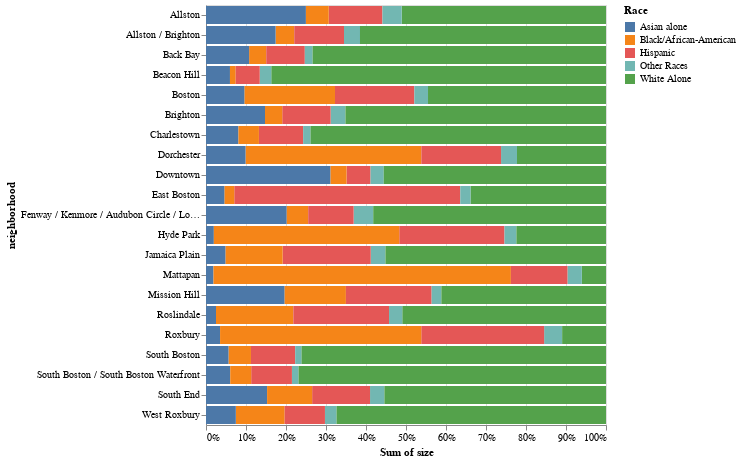

The cell this chart's notebook holds for it:
### Code cell
alt.Chart(melt_df).mark_bar().encode(
    x=alt.X('sum(size)', stack="normalize"),
    y='neighborhood',
    color='Race'
)

### Figure 1 — Vega-Lite specification as saved in the notebook (floating-point values rounded to 4 significant figures)
{"config": {"view": {"continuousWidth": 400, "continuousHeight": 300}}, "data": {"name": "data-783975fb3c9bcd55cb78ca86f434d7f2"}, "mark": "bar", "encoding": {"color": {"field": "Race", "type": "nominal"}, "x": {"aggregate": "sum", "field": "size", "stack": "normalize", "type": "quantitative"}, "y": {"field": "neighborhood", "type": "nominal"}}, "$schema": "https://vega.github.io/schema/vega-lite/v4.17.0.json", "datasets": {"data-783975fb3c9bcd55cb78ca86f434d7f2": [{"neighborhood": "Dorchester", "overdue_tickets": 33800.0, "Race": "White Alone", "size": 28244}, {"neighborhood": "Dorchester", "overdue_tickets": 33800.0, "Race": "Black/African-American", "size": 55787}, {"neighborhood": "Dorchester", "overdue_tickets": 33800.0, "Race": "Other Races", "size": 5050}, {"neighborhood": "Dorchester", "overdue_tickets": 33800.0, "Race": "Asian alone", "size": 12540}, {"neighborhood": "Dorchester", "overdue_tickets": 33800.0, "Race": "Hispanic", "size": 25288}, {"neighborhood": "Roxbury", "overdue_tickets": 22100.0, "Race": "Other Races", "size": 2439}, {"neighborhood": "Roxbury", "overdue_tickets": 22100.0, "Race": "Asian alone", "size": 1905}, {"neighborhood": "Roxbury", "overdue_tickets": 22100.0, "Race": "White Alone", "size": 5937}, {"neighborhood": "Roxbury", "overdue_tickets": 22100.0, "Race": "Hispanic", "size": 16637}, {"neighborhood": "Roxbury", "overdue_tickets": 22100.0, "Race": "Black/African-American", "size": 27243}, {"neighborhood": "Jamaica Plain", "overdue_tickets": 17690.0, "Race": "Other Races", "size": 1504}, {"neighborhood": "Jamaica Plain", "overdue_tickets": 17690.0, "Race": "Hispanic", "size": 9001}, {"neighborhood": "Jamaica Plain", "overdue_tickets": 17690.0, "Race": "White Alone", "size": 22533}, {"neighborhood": "Jamaica Plain", "overdue_tickets": 17690.0, "Race": "Asian alone", "size": 2004}, {"neighborhood": "Jamaica Plain", "overdue_tickets": 17690.0, "Race": "Black/African-American", "size": 5825}, {"neighborhood": "Boston", "overdue_tickets": 17120.0, "Race": "Hispanic", "size": 135757}, {"neighborhood": "Boston", "overdue_tickets": 17120.0, "Race": "White Alone", "size": 304524}, {"neighborhood": "Boston", "overdue_tickets": 17120.0, "Race": "Black/African-American", "size": 155096}, {"neighborhood": "Boston", "overdue_tickets": 17120.0, "Race": "Asian alone", "size": 65613}, {"neighborhood": "Boston", "overdue_tickets": 17120.0, "Race": "Other Races", "size": 23389}, {"neighborhood": "South Boston / South Boston Waterfront", "overdue_tickets": 15550.0, "Race": "Asian alone", "size": 2495}, {"neighborhood": "South Boston / South Boston Waterfront", "overdue_tickets": 15550.0, "Race": "Other Races", "size": 682}, {"neighborhood": "South Boston / South Boston Waterfront", "overdue_tickets": 15550.0, "Race": "White Alone", "size": 31648}, {"neighborhood": "South Boston / South Boston Waterfront", "overdue_tickets": 15550.0, "Race": "Hispanic", "size": 4193}, {"neighborhood": "South Boston / South Boston Waterfront", "overdue_tickets": 15550.0, "Race": "Black/African-American", "size": 2157}, {"neighborhood": "Allston / Brighton", "overdue_tickets": 15400.0, "Race": "Black/African-American", "size": 3478}, {"neighborhood": "Allston / Brighton", "overdue_tickets": 15400.0, "Race": "Hispanic", "size": 9275}, {"neighborhood": "Allston / Brighton", "overdue_tickets": 15400.0, "Race": "Other Races", "size": 2976}, {"neighborhood": "Allston / Brighton", "overdue_tickets": 15400.0, "Race": "Asian alone", "size": 12971}, {"neighborhood": "Allston / Brighton", "overdue_tickets": 15400.0, "Race": "White Alone", "size": 45858}, {"neighborhood": "Downtown", "overdue_tickets": 15200.0, "Race": "Hispanic", "size": 1100}, {"neighborhood": "Downtown", "overdue_tickets": 15200.0, "Race": "Asian alone", "size": 5701}, {"neighborhood": "Downtown", "overdue_tickets": 15200.0, "Race": "Black/African-American", "size": 730}, {"neighborhood": "Downtown", "overdue_tickets": 15200.0, "Race": "Other Races", "size": 603}, {"neighborhood": "Downtown", "overdue_tickets": 15200.0, "Race": "White Alone", "size": 10172}, {"neighborhood": "Back Bay", "overdue_tickets": 12660.0, "Race": "Black/African-American", "size": 761}, {"neighborhood": "Back Bay", "overdue_tickets": 12660.0, "Race": "Hispanic", "size": 1715}, {"neighborhood": "Back Bay", "overdue_tickets": 12660.0, "Race": "Asian alone", "size": 1917}, {"neighborhood": "Back Bay", "overdue_tickets": 12660.0, "Race": "Other Races", "size": 346}, {"neighborhood": "Back Bay", "overdue_tickets": 12660.0, "Race": "White Alone", "size": 13044}, {"neighborhood": "East Boston", "overdue_tickets": 12430.0, "Race": "White Alone", "size": 16011}, {"neighborhood": "East Boston", "overdue_tickets": 12430.0, "Race": "Hispanic", "size": 26707}, {"neighborhood": "East Boston", "overdue_tickets": 12430.0, "Race": "Other Races", "size": 1207}, {"neighborhood": "East Boston", "overdue_tickets": 12430.0, "Race": "Black/African-American", "size": 1171}, {"neighborhood": "East Boston", "overdue_tickets": 12430.0, "Race": "Asian alone", "size": 2167}, {"neighborhood": "Mattapan", "overdue_tickets": 11740.0, "Race": "White Alone", "size": 1612}, {"neighborhood": "Mattapan", "overdue_tickets": 11740.0, "Race": "Other Races", "size": 956}, {"neighborhood": "Mattapan", "overdue_tickets": 11740.0, "Race": "Asian alone", "size": 499}, {"neighborhood": "Mattapan", "overdue_tickets": 11740.0, "Race": "Black/African-American", "size": 19821}, {"neighborhood": "Mattapan", "overdue_tickets": 11740.0, "Race": "Hispanic", "size": 3771}, {"neighborhood": "South End", "overdue_tickets": 11170.0, "Race": "Other Races", "size": 1169}, {"neighborhood": "South End", "overdue_tickets": 11170.0, "Race": "Asian alone", "size": 4974}, {"neighborhood": "South End", "overdue_tickets": 11170.0, "Race": "Hispanic", "size": 4715}, {"neighborhood": "South End", "overdue_tickets": 11170.0, "Race": "Black/African-American", "size": 3669}, {"neighborhood": "South End", "overdue_tickets": 11170.0, "Race": "White Alone", "size": 18044}, {"neighborhood": "Hyde Park", "overdue_tickets": 10060.0, "Race": "Hispanic", "size": 10242}, {"neighborhood": "Hyde Park", "overdue_tickets": 10060.0, "Race": "Asian alone", "size": 763}, {"neighborhood": "Hyde Park", "overdue_tickets": 10060.0, "Race": "Black/African-American", "size": 18042}, {"neighborhood": "Hyde Park", "overdue_tickets": 10060.0, "Race": "Other Races", "size": 1158}, {"neighborhood": "Hyde Park", "overdue_tickets": 10060.0, "Race": "White Alone", "size": 8719}, {"neighborhood": "Charlestown", "overdue_tickets": 8391.0, "Race": "Hispanic", "size": 2198}, {"neighborhood": "Charlestown", "overdue_tickets": 8391.0, "Race": "Asian alone", "size": 1613}, {"neighborhood": "Charlestown", "overdue_tickets": 8391.0, "Race": "Black/African-American", "size": 1019}, {"neighborhood": "Charlestown", "overdue_tickets": 8391.0, "Race": "Other Races", "size": 368}, {"neighborhood": "Charlestown", "overdue_tickets": 8391.0, "Race": "White Alone", "size": 14692}, {"neighborhood": "Roslindale", "overdue_tickets": 8231.0, "Race": "Black/African-American", "size": 5805}, {"neighborhood": "Roslindale", "overdue_tickets": 8231.0, "Race": "Asian alone", "size": 750}, {"neighborhood": "Roslindale", "overdue_tickets": 8231.0, "Race": "White Alone", "size": 15291}, {"neighborhood": "Roslindale", "overdue_tickets": 8231.0, "Race": "Other Races", "size": 993}, {"neighborhood": "Roslindale", "overdue_tickets": 8231.0, "Race": "Hispanic", "size": 7182}, {"neighborhood": "West Roxbury", "overdue_tickets": 7899.0, "Race": "Black/African-American", "size": 4094}, {"neighborhood": "West Roxbury", "overdue_tickets": 7899.0, "Race": "Other Races", "size": 972}, {"neighborhood": "West Roxbury", "overdue_tickets": 7899.0, "Race": "Hispanic", "size": 3376}, {"neighborhood": "West Roxbury", "overdue_tickets": 7899.0, "Race": "Asian alone", "size": 2500}, {"neighborhood": "West Roxbury", "overdue_tickets": 7899.0, "Race": "White Alone", "size": 22584}, {"neighborhood": "Fenway / Kenmore / Audubon Circle / Longwood", "overdue_tickets": 7688.0, "Race": "Black/African-American", "size": 2101}, {"neighborhood": "Fenway / Kenmore / Audubon Circle / Longwood", "overdue_tickets": 7688.0, "Race": "Other Races", "size": 1903}, {"neighborhood": "Fenway / Kenmore / Audubon Circle / Longwood", "overdue_tickets": 7688.0, "Race": "Hispanic", "size": 4411}, {"neighborhood": "Fenway / Kenmore / Audubon Circle / Longwood", "overdue_tickets": 7688.0, "Race": "Asian alone", "size": 7823}, {"neighborhood": "Fenway / Kenmore / Audubon Circle / Longwood", "overdue_tickets": 7688.0, "Race": "White Alone", "size": 22602}, {"neighborhood": "Beacon Hill", "overdue_tickets": 5106.0, "Race": "White Alone", "size": 8074}, {"neighborhood": "Beacon Hill", "overdue_tickets": 5106.0, "Race": "Other Races", "size": 278}, {"neighborhood": "Beacon Hill", "overdue_tickets": 5106.0, "Race": "Asian alone", "size": 578}, {"neighborhood": "Beacon Hill", "overdue_tickets": 5106.0, "Race": "Black/African-American", "size": 138}, {"neighborhood": "Beacon Hill", "overdue_tickets": 5106.0, "Race": "Hispanic", "size": 580}, {"neighborhood": "Mission Hill", "overdue_tickets": 5043.0, "Race": "Asian alone", "size": 3419}, {"neighborhood": "Mission Hill", "overdue_tickets": 5043.0, "Race": "Other Races", "size": 433}, {"neighborhood": "Mission Hill", "overdue_tickets": 5043.0, "Race": "Black/African-American", "size": 2662}, {"neighborhood": "Mission Hill", "overdue_tickets": 5043.0, "Race": "Hispanic", "size": 3716}, {"neighborhood": "Mission Hill", "overdue_tickets": 5043.0, "Race": "White Alone", "size": 7156}, {"neighborhood": "South Boston", "overdue_tickets": 1890.0, "Race": "Black/African-American", "size": 2064}, {"neighborhood": "South Boston", "overdue_tickets": 1890.0, "Race": "Asian alone", "size": 2070}, {"neighborhood": "South Boston", "overdue_tickets": 1890.0, "Race": "Hispanic", "size": 4065}, {"neighborhood": "South Boston", "overdue_tickets": 1890.0, "Race": "White Alone", "size": 28008}, {"neighborhood": "South Boston", "overdue_tickets": 1890.0, "Race": "Other Races", "size": 565}, {"neighborhood": "Brighton", "overdue_tickets": 1031.0, "Race": "Asian alone", "size": 8160}, {"neighborhood": "Brighton", "overdue_tickets": 1031.0, "Race": "Other Races", "size": 2050}, {"neighborhood": "Brighton", "overdue_tickets": 1031.0, "Race": "White Alone", "size": 36019}, {"neighborhood": "Brighton", "overdue_tickets": 1031.0, "Race": "Hispanic", "size": 6689}, {"neighborhood": "Brighton", "overdue_tickets": 1031.0, "Race": "Black/African-American", "size": 2379}, {"neighborhood": "Allston", "overdue_tickets": 503.0, "Race": "Asian alone", "size": 4811}, {"neighborhood": "Allston", "overdue_tickets": 503.0, "Race": "Hispanic", "size": 2586}, {"neighborhood": "Allston", "overdue_tickets": 503.0, "Race": "Black/African-American", "size": 1099}, {"neighborhood": "Allston", "overdue_tickets": 503.0, "Race": "White Alone", "size": 9839}, {"neighborhood": "Allston", "overdue_tickets": 503.0, "Race": "Other Races", "size": 926}]}}
